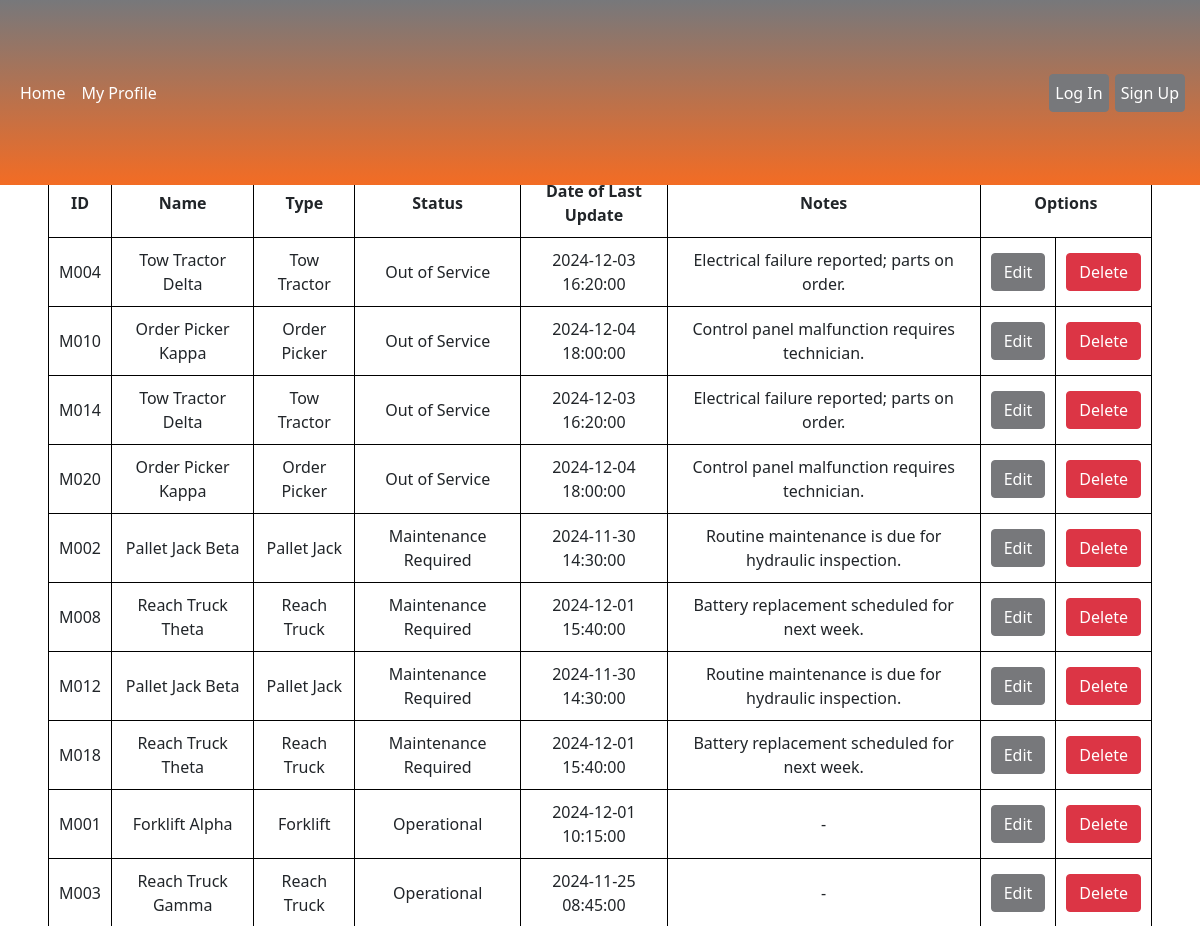
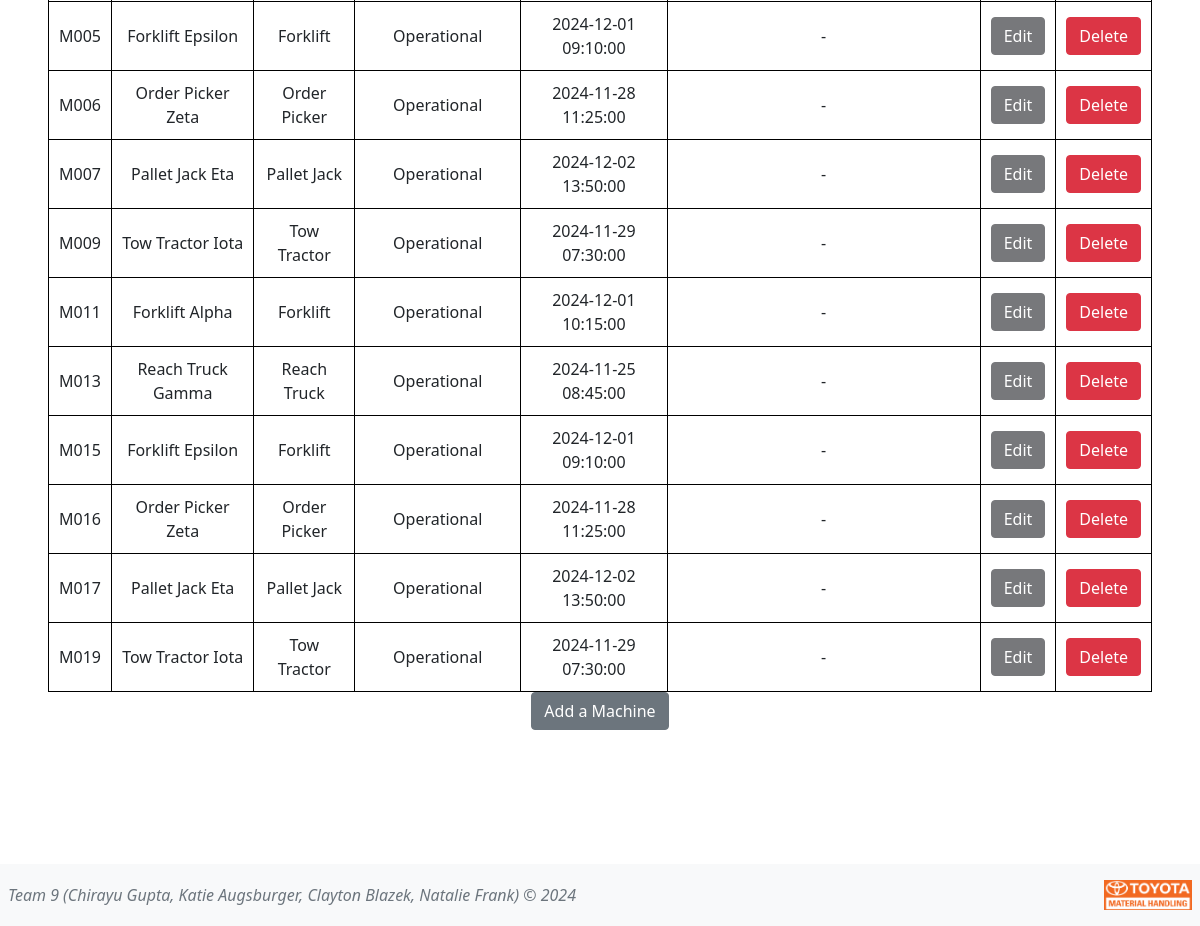
Screenshot of /alerts with the database file from the repository (2 pictures, top to bottom).
### tables this page shows
CREATE TABLE machines (machine_id TEXT PRIMARY KEY,name TEXT,type TEXT,status TEXT,notes TEXT,last_update TEXT);

### app.py (the view)
@app.route('/alerts')
def alerts():
    user_id = session.get('user_id')
    user = User.getUserByID(user_id)
    machines = Machine.getAllMachines()
    return render_template('alerts.html', user=user, user_id=user_id, machines=machines)

### machines.py (called while the page is built)
    @classmethod
    def getAllMachines(cls):
        conn = sqlite3.connect(db_path)
        cursorObj = conn.cursor()
        cursorObj.execute("SELECT machine_id, name, type, status, notes, last_update FROM machines ORDER BY CASE status WHEN 'Out of Service' THEN 1 WHEN 'Maintenance Required' THEN 2 WHEN 'Operational' THEN 3 WHEN 'Unknown' THEN 4 ELSE 5 END;")
        allRows = cursorObj.fetchall()
        ListOfDictionaries = []
        for row in allRows:
            m = {"machine_id": row[0], 'name':row[1],"type":row[2], 'status': row[3], 'notes':row[4], 'last_update':row[5]}
            ListOfDictionaries.append(m)
        if conn:
            conn.close()
        return ListOfDictionaries

### users.py (called while the page is built)
    @classmethod
    def getAllUsers(cls):
        conn = sqlite3.connect(db_path)
        cursorObj = conn.cursor()
        cursorObj.execute('SELECT user_id, username, name, email, password, profile_image, branch FROM users;')
        allRows = cursorObj.fetchall()
        ListOfDictionaries = []
        for row in allRows:
            m = {"user_id": row[0], 'username':row[1],"name":row[2], 'email': row[3], 'password':row[4], 'profile_image':row[5], 'branch':row[6]}
            ListOfDictionaries.append(m)
        if conn:
            conn.close()
        return ListOfDictionaries

    @classmethod
    def getUserByID(cls, user_id):
        users = User.getAllUsers()
        for user in users:
            if user['user_id'] == user_id:
                return user

### templates/alerts.html (shortened to what this page needs)
{% extends 'base.html' %}
{% block content%}
<main class="d-inline-flex p-5 align-items-end">
    <div class="container my-5">
        <div class="row justify-content-center text-center">
            <h3> Live Machine Status</h3>
          <table>
            <thead>
                <tr>
                    <th>ID</th>
                    <th>Name</th>
                    <th>Type</th>
                    <th>Status</th>
                    <th>Date of Last Update</th>
                    <th> Notes</th>
                    <th colspan="2">Options</th>
                </tr>
            </thead>
            <tbody>
                {% for machine in machines %}
                    <tr><td>{{machine['machine_id']}}</td>
                        <td>{{machine['name']}}</td>
                        <td>{{machine['type']}}</td>
                        <td>{{machine['status']}}</td>
                        <td>{{machine['last_update']}}</td>
                        <td>{% if machine['notes']%}
                                {{machine['notes']}}
                            {% else %}
                            -
                            {% endif %}</td>
                        <td><a class="btn btn-primary" href="{{url_for('edit_machine', machine_id=machine['machine_id'])}}"> Edit</a></td>
                        <td><a class="btn btn-danger" href="{{url_for('delete_machine', machine_id=machine['machine_id'])}}" onclick="return confirmDelete()"> Delete</a></td>
                    </tr>
                {% endfor %}
            </tbody>
          </table>
          <br>
          <br>
          <div class="row justify-content-center">
<br>
            <div class="col-3">
                <a class="btn btn-secondary" href="{{url_for('add_machine')}}"> Add a Machine</a>          </div>
            </div>
        </div>
    </div>
</main>
{% endblock %}

### static/css/styles.css (style rules this page uses)
body { padding-bottom: 100px; padding-top: 30px; }
.container { margin-top:50px !important; }
table, th, td { border: 1px solid #000000 !important; padding: 10px; text-align: center; }
.btn-primary { background-color: #77787b !important; border-color: #77787b !important; }

### rows the page displays
machines: machine_id "M004", name "Tow Tractor Delta", type "Tow Tractor", status "Out of Service", last_update "2024-12-03 16:20:00", notes "Electrical failure reported; parts on order."
machines: machine_id "M010", name "Order Picker Kappa", type "Order Picker", status "Out of Service", last_update "2024-12-04 18:00:00", notes "Control panel malfunction requires technician."
machines: machine_id "M014", name "Tow Tractor Delta", type "Tow Tractor", status "Out of Service", last_update "2024-12-03 16:20:00", notes "Electrical failure reported; parts on order."
machines: machine_id "M020", name "Order Picker Kappa", type "Order Picker", status "Out of Service", last_update "2024-12-04 18:00:00", notes "Control panel malfunction requires technician."
machines: machine_id "M002", name "Pallet Jack Beta", type "Pallet Jack", status "Maintenance Required", last_update "2024-11-30 14:30:00", notes "Routine maintenance is due for hydraulic inspection."
machines: machine_id "M008", name "Reach Truck Theta", type "Reach Truck", status "Maintenance Required", last_update "2024-12-01 15:40:00", notes "Battery replacement scheduled for next week."
machines: machine_id "M012", name "Pallet Jack Beta", type "Pallet Jack", status "Maintenance Required", last_update "2024-11-30 14:30:00", notes "Routine maintenance is due for hydraulic inspection."
machines: machine_id "M018", name "Reach Truck Theta", type "Reach Truck", status "Maintenance Required", last_update "2024-12-01 15:40:00", notes "Battery replacement scheduled for next week."
machines: machine_id "M001", name "Forklift Alpha", type "Forklift", status "Operational", last_update "2024-12-01 10:15:00"
machines: machine_id "M003", name "Reach Truck Gamma", type "Reach Truck", status "Operational", last_update "2024-11-25 08:45:00"
machines: machine_id "M005", name "Forklift Epsilon", type "Forklift", status "Operational", last_update "2024-12-01 09:10:00"
machines: machine_id "M006", name "Order Picker Zeta", type "Order Picker", status "Operational", last_update "2024-11-28 11:25:00"
machines: machine_id "M007", name "Pallet Jack Eta", type "Pallet Jack", status "Operational", last_update "2024-12-02 13:50:00"
machines: machine_id "M009", name "Tow Tractor Iota", type "Tow Tractor", status "Operational", last_update "2024-11-29 07:30:00"
machines: machine_id "M011", name "Forklift Alpha", type "Forklift", status "Operational", last_update "2024-12-01 10:15:00"
machines: machine_id "M013", name "Reach Truck Gamma", type "Reach Truck", status "Operational", last_update "2024-11-25 08:45:00"
machines: machine_id "M015", name "Forklift Epsilon", type "Forklift", status "Operational", last_update "2024-12-01 09:10:00"
machines: machine_id "M016", name "Order Picker Zeta", type "Order Picker", status "Operational", last_update "2024-11-28 11:25:00"
machines: machine_id "M017", name "Pallet Jack Eta", type "Pallet Jack", status "Operational", last_update "2024-12-02 13:50:00"
machines: machine_id "M019", name "Tow Tractor Iota", type "Tow Tractor", status "Operational", last_update "2024-11-29 07:30:00"
